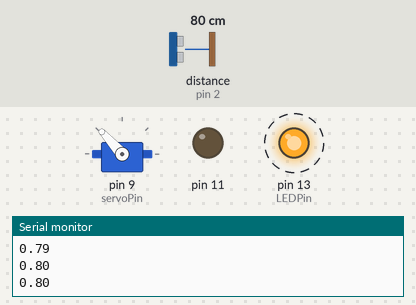
Recording of a sketch running on a simulated Arduino Uno, built with avr-gcc and run on an emulated ATmega328P. On the bench: servo, output pins drawn as LEDs (lit = HIGH), the last lines printed to the serial monitor. Wiring (inferred from the names in the program): range finder with pulse-width output: data pin 2. Dashed ring = blinking. Inputs (shaded band) come from the test bench; at power-on: distance to the obstacle (sensor on pin 2) 80 cm. The echo pulse lasts 58.3 µs per cm; servo pulses on a pin are drawn as a servo (544–2400 µs = 0–180°); pins used as bus, display or sensor lines are not drawn.

Above: at 1.2 s.
1.3 s: distance to the obstacle (sensor on pin 2) set to 107 cm
3.5 s: distance to the obstacle (sensor on pin 2) set to 116 cm
At 5.5 s:
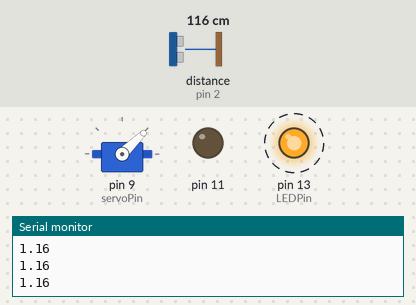
6.5 s: distance to the obstacle (sensor on pin 2) set to 84 cm
8.5 s: distance to the obstacle (sensor on pin 2) set to 77 cm
At 10.8 s:
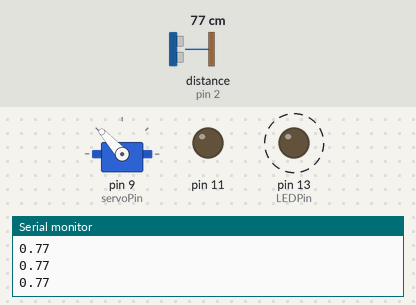
11.5 s: distance to the obstacle (sensor on pin 2) set to 120 cm
At 12.7 s:
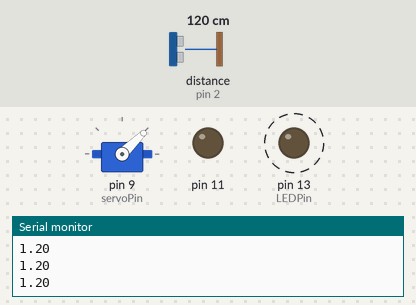
Timing chart, 0 to 15.5 s (numbered marks = the images above; inputs shaded):
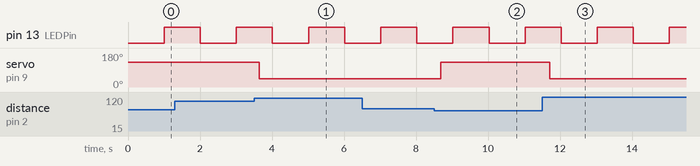

The sketch:

Auto_landing_gear_328p_V2.ino
```cpp
/*
project automatic retractable landing gear
by: tinnakon kheowree
tinnakon_za@hotmail.com
tinnakonza@gmail.com
https://sites.google.com/site/tinnakonkheowree/
http://quad3d-tin.lnwshop.com/
https://www.facebook.com/tinnakonza

2/04/2558  ,auto_landing_gear_328p_V1.ino  ,,Read Ultrasonic Module HC-SR04
3/04/2558  ,Auto_landing_gear_328p_V2.ino  ,,Write Retractable Landing Gear ,, Algorithm tin

support:
-arduino 328p
-Ultrasonic Module HC-SR04 วัดระยะทาง
-DJI Phantom 1 & 2 Retractable Landing Gear
*/
#include <Arduino.h>
#include "Ultrasonic_gear.h"

int servoPos;
int servoPin = 9;
#define LEDPin 13

// Main loop variables
unsigned long previousTime = 0;
long Dt_roop = 20000;
float G_Dt = 0.01;
int frameCounter =0;
int Status_LED = LOW;

void setup() {
 Serial.begin (9600);
 Serial.print("TK_automatic retractable landing gear");Serial.println("\t");
 pinMode(LEDPin, OUTPUT);
 UltrasonicInt();
 previousTime = micros();
}
void loop() {
   Dt_roop = micros() - previousTime;// 50 Hz task loop (10 ms)
   if(Dt_roop <= 0)
   {
    Dt_roop = 20001;
   }
    if (Dt_roop >= 20000) //// 50 Hz task loop
    {
      previousTime = micros();
      G_Dt = Dt_roop*0.000001;
      frameCounter++;
      UltrasonicRead();
      //////Algorithm tin///////////////////////////////////////////////////////////////
      if(Altitude_sonaf > 1.1){
        servoPos = 1000;
      }
      if(Altitude_sonaf < 0.8){
        servoPos = 1900;
      }
      /////Write Retractable Landing Gear///////////////////////////////////////////////
       OCR1A = servoPos * 2 ;//PB1  set PWM data (1000 - 2000)*2 to (2000 - 4000)
       OCR1B = 10 * 2 ;//PB2 PIN = 10;//PB2 set PWM data create a trigger pulse for 10 us

       if (frameCounter % 10 == 0)//roop print  ,TASK_noHZ TASK_5HZ  TASK_10HZ
      {
      Serial.print(Altitude_sonaf);Serial.print("\t");
      //Serial.print(servoPos);Serial.print("\t");
      Serial.print("\n");
      }
       if (frameCounter >= 50) { // Reset frameCounter back to 0 after reaching 50 (1s)
             frameCounter = 0;
              if(Status_LED == LOW)
            {
            Status_LED = HIGH;
            }
            else
            {
            Status_LED = LOW;
            }
            digitalWrite(13, Status_LED);//A
     }//end roop 1 Hz
    }// 50 Hz task loop
}
```

Ultrasonic_gear.h
```cpp
/*
project automatic retractable landing gear
by: tinnakon kheowree
tinnakon_za@hotmail.com
tinnakonza@gmail.com
http://quad3d-tin.lnwshop.com/
https://www.facebook.com/tinnakonza

support:
-arduino 328p
-Ultrasonic Module HC-SR04 วัดระยะทาง
-DJI Phantom 1 & 2 Retractable Landing Gear

 #include "Ultrasonic.h"
 Ultrasonic LV-EZ4  AnalogRead
 every 50mS, (20-Hz rate)
 from 6-inches out to 254-inches
 from 0.15-m out to 6.45 m
 5V yields ~9.8mV/in. , 1 in = 0.0254 m =~9.8mV/0.0254 m = 0.38582 v/m

 Ultrasonic_HC-SR04
  from 0.02 -m out to 1.4 m
 //Just connect VCC to (+) on D9, trig to D9, echo to D10, Gnd to (-)
 */
float hz_Ultra = 0.0;
float Altitude_sona = 0.0;
float Altitude_sona2 = 0.0;
float Altitude_sonaf = 0.0;
float Altitude_sonaold = 0.0;
float vz_sona = 0.0;
float vz_sona2 = 0.0;
float vz_sonaf = 0.0;

float Altitude_II = 0.0;
float Altitude_Baro_ult = 0.0;

#define HCSR04_TriggerPin 10 // should be modified to 9  12 in next version
#define HCSR04_EchoPin 2     // should be modified to 10  11 in next version
volatile unsigned long HCSR04_startTime = 0;
volatile unsigned long HCSR04_echoTime = 0;
volatile static int32_t  tempSonarAlt=0;

#define PWM_FREQUENCY 50   //400 in Hz and 300 Hz
#define PWM_PRESCALER 8
#define PWM_COUNTER_PERIOD (F_CPU/PWM_PRESCALER/PWM_FREQUENCY)

void UltrasonicInt()
{
  pinMode(HCSR04_EchoPin,INPUT);
  pinMode(HCSR04_TriggerPin,OUTPUT);
  //PCMSK0 = (1<<PCINT4); // Mask Pin PCINT5 - all other PIns PCINT0-7 are not allowed to create interrupts!
  //PCICR |= (1<<PCIE0); // PCINT 0-7 belong to PCIE0 //HCSR04_EchoPin_PCICR
      PORTD   = (1<<2);
      PCMSK2 |= (1<<2);
      PCICR   = 1<<2;

    DDRB = DDRB | B00001110;   // Set ports to output PB1-3
        // Init PWM Timer 1  16 bit
    TCCR1A = (1<<WGM11)|(1<<COM1A1)|(1<<COM1B1);
    TCCR1B = (1<<WGM13)|(1<<WGM12)|(1<<CS11);
    ICR1 = PWM_COUNTER_PERIOD;
}
// EchoPin will change to high signalize beginning
// and back to low after 58*cm us
// First interrupt is needed to start measurement, second interrupt to calculate the distance

ISR(PCINT2_vect) {
  // Here is a routine missing, to check, if the interrupt was raised for echo pin - not needed at the moment, because we don't have any interrupts
  // for this interrupt group, but maybe later
  if (PIND & (1<<PCINT2)) { //indicates if the EchoPin is at a high state
    HCSR04_startTime = micros();
  }
  else {
    HCSR04_echoTime = micros() - HCSR04_startTime;
    if (HCSR04_echoTime <= 25000)      // maximum = 4,31 meter - 30000 us means out of range
      tempSonarAlt = HCSR04_echoTime / 5.8;//to mm
    else
      tempSonarAlt = 4300;// max 4.3 m
  }
}

void UltrasonicRead()
{
  //Ultrasonic LV-EZ4
  //int sensorValue = analogRead(A0);
  //hz_Ultra = (sensorValue*5/1024.0)/0.38528;//5V yields ~9.8mV/in. , 1 in = 0.0254 m =~9.8mV/0.0254 m = 0.38582 v/m
  //hz_Ultra = constrain(hz_Ultra, 0, 6.45);//m

  //Ultrasonic_HC-SR04 // create a trigger pulse for 10 us
  //digitalWrite(HCSR04_TriggerPin, LOW);
  //delayMicroseconds(2);
  //digitalWrite(HCSR04_TriggerPin, HIGH);
  //delayMicroseconds(10);
  //digitalWrite(HCSR04_TriggerPin, LOW);
  Altitude_sona = tempSonarAlt/1000.0;//m
  //Altitude_sonaf = (Altitude_sona + Altitude_sona2)/2.0;//filter
  Altitude_sonaf = Altitude_sonaf + (((Altitude_sona + Altitude_sona2)/2.0) - Altitude_sonaf)*0.187;//0.687 filter 42 Hz
  Altitude_sona2 = Altitude_sona;
  //vz_sona = (Altitude_sonaf - Altitude_sonaold)/0.1;//diff
  //vz_sonaf = (vz_sona + vz_sona2)/2.0;//filter
  //vz_sonaf = vz_sonaf + (((vz_sona + vz_sona2)/2.0) - vz_sonaf)*0.687;//filter 42 Hz
  //vz_sona2 = vz_sona;
  //vz_sonaf = constrain(vz_sonaf, -3, 3);
  //Altitude_sonano = constrain(Altitude_sonano, 0, 3.0);//m
////////////////////////////////////////////////////////////////
}
```

Measured:
- the behaviour switches between 110 and 111 cm on distance to the obstacle (sensor on pin 2) (found by bisection; images 0 and 1)
- the behaviour switches between 81 and 80 cm on distance to the obstacle (sensor on pin 2) (found by bisection; images 1 and 2)
- after the input at 3.5 s, servo on pin 9 (servoPin): 132° → 44° after 0.14 s
- after the input at 8.5 s, servo on pin 9 (servoPin): 44° → 132° after 0.18 s
- after the input at 11.5 s, servo on pin 9 (servoPin): 132° → 44° after 0.22 s
- by itself, pin 13 (LEDPin): alternates HIGH for 1.0 s and LOW for 1.0 s
